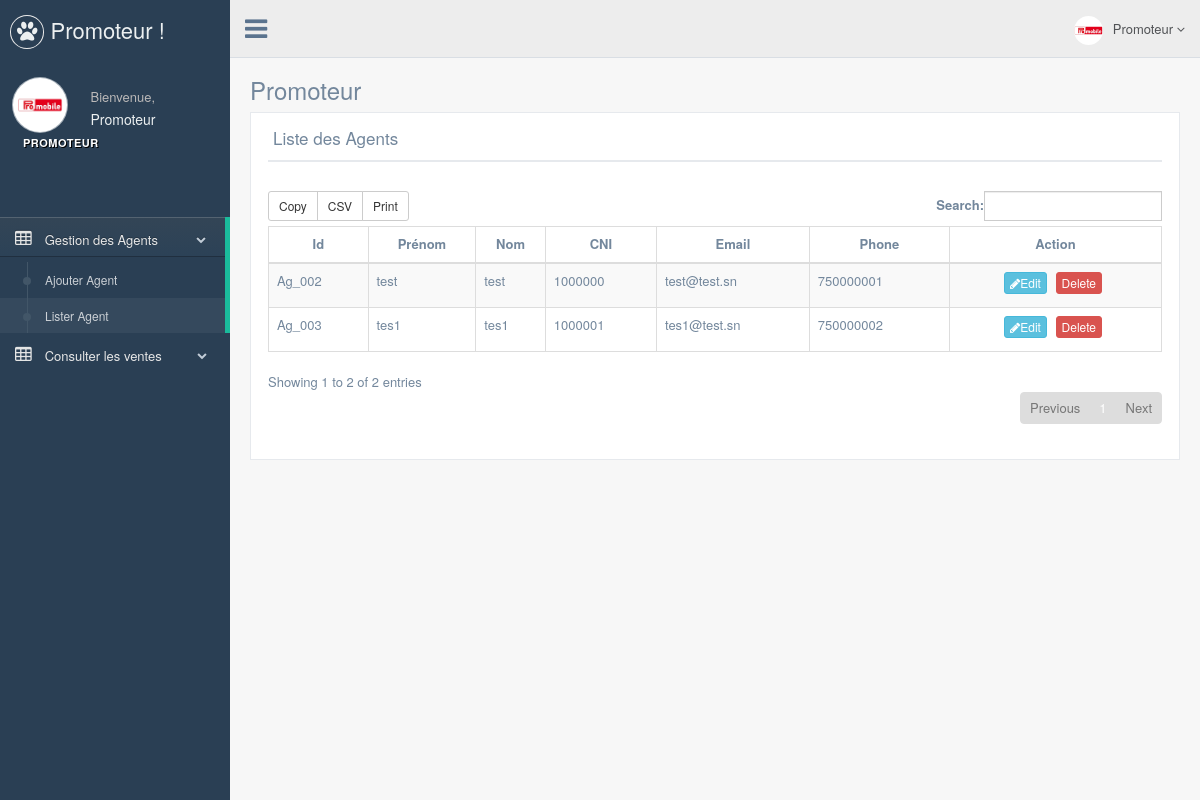
Screenshot of /promoteur/listerAgent.php (signed in) with the database file from the repository.
### tables this page shows
CREATE TABLE `agent` (
  `id` bigint NOT NULL,
  `id_promoteur` varchar(255) NOT NULL,
  `id_agent` varchar(100) NOT NULL,
  `prenom` varchar(100) NOT NULL,
  `nom` varchar(100) NOT NULL,
  `cni` bigint NOT NULL,
  `email` varchar(100) NOT NULL,
  `telephone` int NOT NULL,
  `password` varchar(100) NOT NULL
);

### promoteur/listerAgent.php (the view, shortened to what this page needs)
<?php
        $login = $_SESSION['login'];
        if(!isset($login)){
            header('Location: index.php?id=55');
            exit();
        }
        else {
                require_once('header.php');
        }
?>
      <div class="right_col" role="main">
        <div class="">
          <div class="page-title">
            <div class="title_left">
              <h3>
                  Promoteur
                </h3>
            </div>
            <div class="title_right">
              <div class="col-md-5 col-sm-5 col-xs-12 form-group pull-right top_search">
              </div>
            </div>
          </div>
          <div class="clearfix"></div>
          <div class="row">
            <div class="col-md-12 col-sm-12 col-xs-12">
              <div class="x_panel">
                <div class="x_title">
                  <h2>Liste des Agents <small> </small></h2>
                  <div class="clearfix"></div>
                </div>
                  <br/>
        <?php
                require_once 'db_connect.php';
                $query0  = "SELECT * FROM promoteur where login='".$login."' ";
                $result0 = mysqli_query($conn,$query0);
                if(mysqli_num_rows($result0)){
                        $client = mysqli_fetch_object($result0);
                        $id_promoteur=$client->id_promoteur;
		}
                $query  = "SELECT * FROM agent where id_promoteur='".$id_promoteur."' ";
                $result = mysqli_query($conn,$query);
                if(mysqli_num_rows($result)){
                        ?>
		<table id="datatable-buttons" class="table table-striped table-bordered">
                    <thead>
                             <tr>
                               <td  align="center"><strong>Id</strong></td><td  align="center"><strong>Prénom</strong></td> <td align="center" ><strong>Nom</strong></td><td align="center" ><strong>CNI</strong></td> <td align="center" ><strong>Email</strong></td><td  align="center"><strong>Phone</strong></td><td align="center"><strong>Action</strong></td>
                            </tr>
                    </thead>
                    <tbody>
			<?php while ($client = mysqli_fetch_object($result)){
                                 ?>
                                <tr>
                                    <td>
                                        <?php echo $client->id_agent ; ?>
                                    </td>
                                    <td>
                                        <?php echo $client->prenom ; ?>
                                    </td>
                                    <td>
                                        <?php echo $client->nom ; ?>
                                    </td>
                                    <td>
                                        <?php echo $client->cni ; ?>
                                    </td>
                                    <td>
                                        <?php echo $client->email ; ?>
                                    </td>
                                    <td>
                                        <?php echo $client->telephone; ?>
                                    </td>
                                    <td align="center">
					 <a href="modifierAgent.php?id_promoteur=<?php echo $client->id_promoteur;?>&id_agent=<?php echo $client->id_agent;?>" class="btn btn-info btn-xs"><i class="fa fa-pencil"></i>Edit</a>
                                        <a href="supprimerAgent.php?id_promoteur=<?php echo $client->id_promoteur;?>&id_agent=<?php echo $client->id_agent;?>" class="btn btn-danger btn-xs"<i class="fa fa-trash-o"></i>Delete</a>
				    </td>
                                </tr>
                                <?php } ?>
                    </tbody>
                  </table>
         <?php }
                else {
                        echo "  <script type=\"text/javascript\">alert(\"Vous n'avez pas encore ajouter d'agent\");
                                 location =\"./ajouterAgent.php\"
                                </script>";
                }
                ?>
          </div>
        <div id="custom_notifications" class="custom-notifications dsp_none">
          <div class="clearfix"></div>
        </div>

### rows the page displays
agent: id_agent "Ag_002", prenom "test", nom "test", cni "1000000", email "test@test.sn", telephone "750000001"
agent: id_agent "Ag_003", prenom "tes1", nom "tes1", cni "1000001", email "tes1@test.sn", telephone "750000002"
